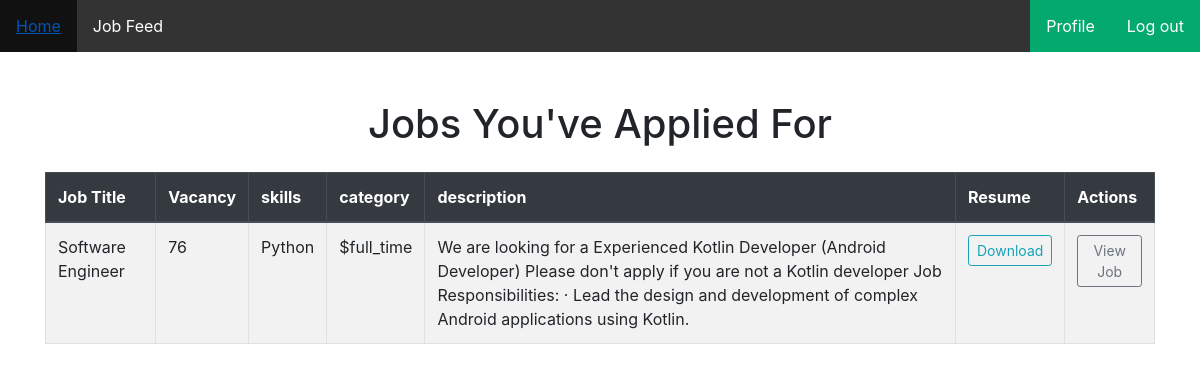
Screenshot of /appliedJob (signed in) with the database file from the repository.
### myApp/models.py (models this page shows, shortened)
class jobApplyModel(models.Model):
    user=models.ForeignKey(customUser,null=True,blank=True,on_delete=models.CASCADE)
    job=models.ForeignKey(JobModel,on_delete=models.CASCADE,null=True,blank=True)
    resume=models.FileField(upload_to='media/resume',max_length=200,null=True,blank=True)
    cover=models.TextField(null=True,blank=True)
    full_name=models.CharField(max_length=100,null=True,blank=True)
    work_experience=models.CharField(max_length=100,null=True,blank=True)
    skills=models.CharField(max_length=100,null=True,blank=True)
    linkedin_url=models.URLField(max_length=100,null=True,blank=True)
    expected_salary=models.PositiveIntegerField(null=True,blank=True)

class JobModel(models.Model):
    JOB_TYPE_CHOICES=[
        ('full_time', 'Full Time'),
        ('part_time', 'Part Time'),
        ('contract', 'Contract'),
        ('internship', 'Internship'),
        ('temporary', 'Temporary'),
    ]
    user=models.ForeignKey(customUser,null=True,blank=True,on_delete=models.CASCADE)
    job_title = models.CharField(max_length=200, null=True, blank=True)
    vacancy = models.PositiveIntegerField( null=True, blank=True)
    skills = models. CharField(max_length=100,null=True, blank=True )
    category = models.CharField(max_length=50, choices=JOB_TYPE_CHOICES, null=True, blank=True)
    description = models.TextField(null=True, blank=True)
    job_Pic=models.ImageField(upload_to='Media/job_Pic',null=True)

### myProject/views.py (the view)
# urls.py: path('appliedJob',appliedJob,name='appliedJob'),
@login_required
def appliedJob(request):
    current_user = request.user
    job_applications = jobApplyModel.objects.filter(user=current_user)
    context = {
        "Job": job_applications,
    }
    return render(request, "appliedJob.html", context)

### Template/appliedJob.html (shortened to what this page needs)
{% extends 'base.html' %}
{% block body %}
<link rel="stylesheet" href="https://stackpath.bootstrapcdn.com/bootstrap/4.5.2/css/bootstrap.min.css">
<div class="container mt-5">
    <h1 class="text-center mb-4">Jobs You've Applied For</h1>
    {% if Job %}
        <div class="table-responsive">
            <table class="table table-striped table-hover table-bordered">
                <thead class="thead-dark">
                    <tr>
                        <th scope="col">Job Title</th>
                        <th scope="col">Vacancy</th>
                        <th scope="col">skills</th>
                        <th scope="col">category</th>
                        <th scope="col">description</th>
                        <th scope="col">Resume</th>
                        <th scope="col">Actions</th>
                    </tr>
                </thead>
                <tbody>
                    {% for job_application in Job %}
                    <tr>
                        <td>{{ job_application.job.job_title }}</td>
                        <td>{{ job_application.job.vacancy }}</td>
                        <td>{{ job_application.job.skills }}</td>
                        <td>${{ job_application.job.category }}</td>
                        <td>{{ job_application.job.description }}</td>
                        <td>
                            <a href="{{ job_application.Resume.url }}" target="_blank" class="btn btn-outline-info btn-sm">Download</a>
                        </td>
                        <td>
                            <a href="" class="btn btn-outline-secondary btn-sm">View Job</a>
                        </td>
                    </tr>
                    {% endfor %}
                </tbody>
            </table>
        </div>
    {% else %}
        <div class="alert alert-info text-center">
            You haven't applied for any jobs yet.
        </div>
    {% endif %}
</div>
{% endblock body %}

### rows the page displays
jobApplyModel: job.job_title "Software Engineer", job.vacancy "76", job.skills "Python", job.category "full_time", job.description "We are looking for a Experienced Kotlin Developer (Android Developer) Please don't apply if you are not a Kotlin developer Job Responsibilities: · Lead the design and development of complex Android applications using Kotlin."
